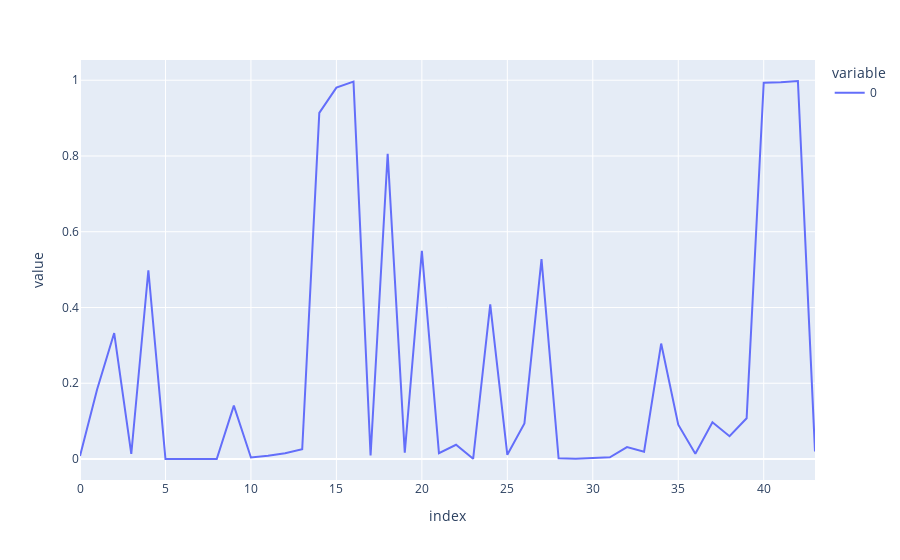

This figure's notebook cell:
### Code cell
# Plot it! Which tokens did it do well on? Which poorly? Why?
px.line(utils.to_numpy(x.diag(1)), hover_name=str_tokens[1:])

### Figure 1 — Plotly figure (JSON) as saved in the notebook; plotly's stock layout.template omitted (floating-point values rounded to 4 significant figures)
{"data": [{"hovertemplate": "<b>%{hovertext}</b><br><br>variable=0<br>index=%{x}<br>value=%{y}<extra></extra>", "hovertext": ["This", " is", " a", " story", " about", " Qu", "om", "atar", "us", ".", " When", " one", " day", " Qu", "om", "atar", "us", " decided", " to", " do", " something", " different", " and", " bought", " a", " plane", " ticket", " to", " L", "aman", "and", "u", ".", " When", " he", " arrived", " to", " the", " airport", " Qu", "om", "atar", "us", " noticed"], "legendgroup": "0", "line": {"color": "#636efa", "dash": "solid"}, "marker": {"symbol": "circle"}, "mode": "lines", "name": "0", "orientation": "v", "showlegend": true, "type": "scatter", "x": [0, 1, 2, 3, 4, 5, 6, 7, 8, 9, 10, 11, 12, 13, 14, 15, 16, 17, 18, 19, 20, 21, 22, 23, 24, 25, 26, 27, 28, 29, 30, 31, 32, 33, 34, 35, 36, 37, 38, 39, 40, 41, 42, 43], "xaxis": "x", "y": [0.007766, 0.1836, 0.3326, 0.01327, 0.4982, 4.159e-05, 0.0003217, 1.813e-05, 0.0001004, 0.1409, 0.004079, 0.008816, 0.01504, 0.02559, 0.9138, 0.9803, 0.9963, 0.009396, 0.8057, 0.017, 0.5497, 0.01559, 0.03758, 0.0006128, 0.4084, 0.01106, 0.0938, 0.5277, 0.001794, 0.0006592, 0.002041, 0.004603, 0.03153, 0.0193, 0.3047, 0.09059, 0.01367, 0.09699, 0.06027, 0.1076, 0.9932, 0.9944, 0.9979, 0.01999], "yaxis": "y"}], "layout": {"legend": {"title": {"text": "variable"}, "tracegroupgap": 0}, "margin": {"t": 60}, "xaxis": {"anchor": "y", "domain": [0, 1], "title": {"text": "index"}}, "yaxis": {"anchor": "x", "domain": [0, 1], "title": {"text": "value"}}}}
